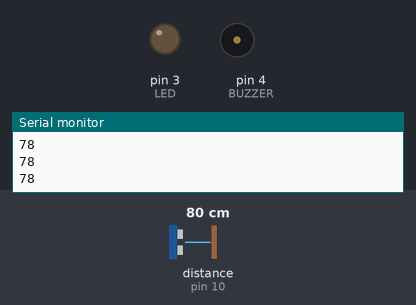
Bench run of a sketch on a simulated Arduino Uno, built with avr-gcc and run on an emulated ATmega328P. Parts: output pins drawn as LEDs (lit = HIGH), buzzer (waves = sounding, pin HIGH), the last lines printed to the serial monitor. Wiring (inferred from the names in the program): ultrasonic range finder: trigger pin 9; echo pin 10. The inputs (shaded band) are chosen by the test bench; at power-on: distance to the obstacle (sensor on pin 10) 80 cm. The echo pulse lasts 58.3 µs per cm; pins used as bus, display or sensor lines are not drawn.

Above: at 1.2 s.
1.3 s: distance to the obstacle (sensor on pin 10) set to 17 cm
2.8 s: distance to the obstacle (sensor on pin 10) set to 14 cm
At 3.2 s:
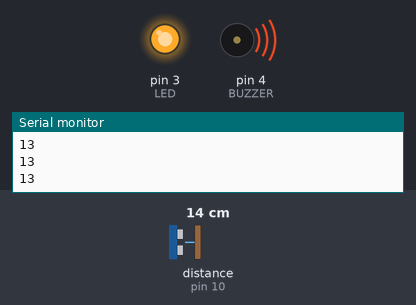
4.3 s: distance to the obstacle (sensor on pin 10) set to 18 cm
At 5.1 s:
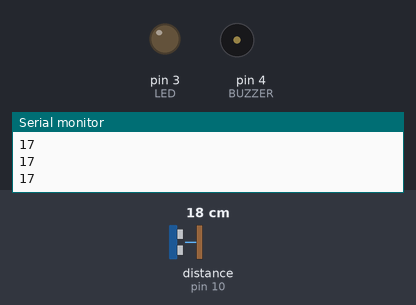
5.8 s: distance to the obstacle (sensor on pin 10) set to 2 cm
At 7.1 s:
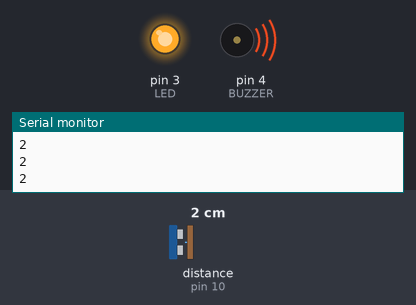
Timing chart, 0 to 8.3 s (numbered marks = the images above; inputs shaded):
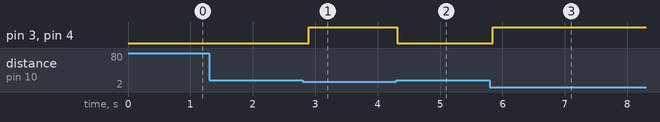

The sketch:

Codigo.ino
```cpp
#define TRIG 9
#define ECHO 10
#define LED 3
#define BUZZER 4

void setup() {
  pinMode(TRIG, OUTPUT);
  pinMode(ECHO, INPUT);
  pinMode(LED, OUTPUT);
  pinMode(BUZZER, OUTPUT);
  Serial.begin(9600);
}

void loop() {
  // Disparo del sensor
  digitalWrite(TRIG, LOW);
  delayMicroseconds(2);
  digitalWrite(TRIG, HIGH);
  delayMicroseconds(10);
  digitalWrite(TRIG, LOW);

  long duracion = pulseIn(ECHO, HIGH);
  int distancia = duracion * 0.034 / 2;

  Serial.println(distancia);

  if (distancia < 15 && distancia > 0) {
    digitalWrite(LED, HIGH);
    digitalWrite(BUZZER, HIGH);
  } else {
    digitalWrite(LED, LOW);
    digitalWrite(BUZZER, LOW);
  }

  delay(100);
}
```

Measured:
- the behaviour switches between 16 and 15 cm on distance to the obstacle (sensor on pin 10) (found by bisection; images 0 and 1)
- after the input at 2.8 s, pin 3 (LED), pin 4 (BUZZER): LOW → HIGH after 0.10 s
- after the input at 4.3 s, pin 3 (LED), pin 4 (BUZZER): HIGH → LOW at once
- after the input at 5.8 s, pin 3 (LED), pin 4 (BUZZER): LOW → HIGH at once
